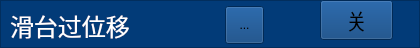
      <widget class="QFrame" name="frame_19">
       <property name="geometry">
        <rect>
         <x>0</x>
         <y>334</y>
         <width>420</width>
         <height>48</height>
        </rect>
       </property>
       <property name="styleSheet">
        <string notr="true">background-color: rgb(2, 59, 120);</string>
       </property>
       <property name="frameShape">
        <enum>QFrame::StyledPanel</enum>
       </property>
       <property name="frameShadow">
        <enum>QFrame::Raised</enum>
       </property>
       <widget class="QLabel" name="label_49">
        <property name="geometry">
         <rect>
          <x>10</x>
          <y>10</y>
          <width>211</width>
          <height>31</height>
         </rect>
        </property>
        <property name="font">
         <font>
          <family>微软雅黑</family>
          <pointsize>18</pointsize>
         </font>
        </property>
        <property name="styleSheet">
         <string notr="true">color: rgb(255, 255, 255);</string>
        </property>
        <property name="text">
         <string>滑台过位移</string>
        </property>
       </widget>
       <widget class="QToolButton" name="toolButton_htgwy">
        <property name="geometry">
         <rect>
          <x>225</x>
          <y>6</y>
          <width>39</width>
          <height>38</height>
         </rect>
        </property>
        <property name="text">
         <string>...</string>
        </property>
        <property name="icon">
         <iconset>
          <normaloff>gct_ied_green.png</normaloff>gct_ied_green.png</iconset>
        </property>
        <property name="iconSize">
         <size>
          <width>32</width>
          <height>32</height>
         </size>
        </property>
       </widget>
       <widget class="QToolButton" name="toolButton_htgwychain">
        <property name="geometry">
         <rect>
          <x>320</x>
          <y>0</y>
          <width>73</width>
          <height>40</height>
         </rect>
        </property>
        <property name="font">
         <font>
          <family>微软雅黑</family>
          <pointsize>16</pointsize>
         </font>
        </property>
        <property name="text">
         <string>关</string>
        </property>
        <property name="icon">
         <iconset>
          <normaloff>yb_on.png</normaloff>yb_on.png</iconset>
        </property>
        <property name="iconSize">
         <size>
          <width>66</width>
          <height>48</height>
         </size>
        </property>
       </widget>
       <widget class="QFrame" name="frame_21">
        <property name="geometry">
         <rect>
          <x>0</x>
          <y>90</y>
          <width>361</width>
          <height>48</height>
         </rect>
        </property>
        <property name="styleSheet">
         <string notr="true">background-color: rgb(2, 59, 120);</string>
        </property>
        <property name="frameShape">
         <enum>QFrame::StyledPanel</enum>
        </property>
        <property name="frameShadow">
         <enum>QFrame::Raised</enum>
        </property>
        <widget class="QLabel" name="label_58">
         <property name="geometry">
          <rect>
           <x>10</x>
           <y>10</y>
           <width>120</width>
           <height>31</height>
          </rect>
         </property>
         <property name="font">
          <font>
           <family>微软雅黑</family>
           <pointsize>18</pointsize>
          </font>
         </property>
         <property name="styleSheet">
          <string notr="true">color: rgb(255, 255, 255);</string>
         </property>
         <property name="text">
          <string>滑台过位移</string>
         </property>
        </widget>
        <widget class="QToolButton" name="toolButton_htgwy_2">
         <property name="geometry">
          <rect>
           <x>170</x>
           <y>10</y>
           <width>39</width>
           <height>38</height>
          </rect>
         </property>
         <property name="text">
          <string>...</string>
         </property>
         <property name="icon">
          <iconset>
           <normaloff>gct_ied_green.png</normaloff>gct_ied_green.png</iconset>
         </property>
         <property name="iconSize">
          <size>
           <width>32</width>
           <height>32</height>
          </size>
         </property>
        </widget>
        <widget class="QToolButton" name="toolButton_htgwychain_2">
         <property name="geometry">
          <rect>
           <x>270</x>
           <y>0</y>
           <width>73</width>
           <height>54</height>
          </rect>
         </property>
         <property name="font">
          <font>
           <family>微软雅黑</family>
           <pointsize>16</pointsize>
          </font>
         </property>
         <property name="text">
          <string>关</string>
         </property>
         <property name="icon">
          <iconset>
           <normaloff>yb_on.png</normaloff>yb_on.png</iconset>
         </property>
         <property name="iconSize">
          <size>
           <width>66</width>
           <height>48</height>
          </size>
         </property>
        </widget>
       </widget>
       <widget class="QFrame" name="frame_22">
        <property name="geometry">
         <rect>
          <x>0</x>
          <y>50</y>
          <width>361</width>
          <height>48</height>
         </rect>
        </property>
        <property name="styleSheet">
         <string notr="true">background-color: rgb(2, 59, 101);</string>
        </property>
        <property name="frameShape">
         <enum>QFrame::StyledPanel</enum>
        </property>
        <property name="frameShadow">
         <enum>QFrame::Raised</enum>
        </property>
        <widget class="QLabel" name="label_48">
         <property name="geometry">
          <rect>
           <x>10</x>
           <y>10</y>
           <width>96</width>
           <height>30</height>
          </rect>
         </property>
         <property name="font">
          <font>
           <family>微软雅黑</family>
           <pointsize>18</pointsize>
          </font>
         </property>
         <property name="styleSheet">
          <string notr="true">color: rgb(255, 255, 255);</string>
         </property>
         <property name="text">
          <string>紧急停机</string>
         </property>
        </widget>
        <widget class="QToolButton" name="toolButton_jjtj_2">
         <property name="geometry">
          <rect>
           <x>170</x>
           <y>10</y>
           <width>39</width>
           <height>37</height>
          </rect>
         </property>
         <property name="text">
          <string>...</string>
         </property>
         <property name="icon">
          <iconset>
           <normaloff>gct_ied_green.png</normaloff>gct_ied_green.png</iconset>
         </property>
         <property name="iconSize">
          <size>
           <width>32</width>
           <height>32</height>
          </size>
         </property>
        </widget>
        <widget class="QToolButton" name="toolButton_jjtjchain_2">
         <property name="geometry">
          <rect>
           <x>270</x>
           <y>0</y>
           <width>73</width>
           <height>40</height>
          </rect>
         </property>
         <property name="font">
          <font>
           <family>微软雅黑</family>
           <pointsize>16</pointsize>
          </font>
         </property>
         <property name="text">
          <string>关</string>
         </property>
         <property name="icon">
          <iconset>
           <normaloff>yb_on.png</normaloff>yb_on.png</iconset>
         </property>
         <property name="iconSize">
          <size>
           <width>66</width>
           <height>48</height>
          </size>
         </property>
        </widget>
       </widget>
      </widget>
